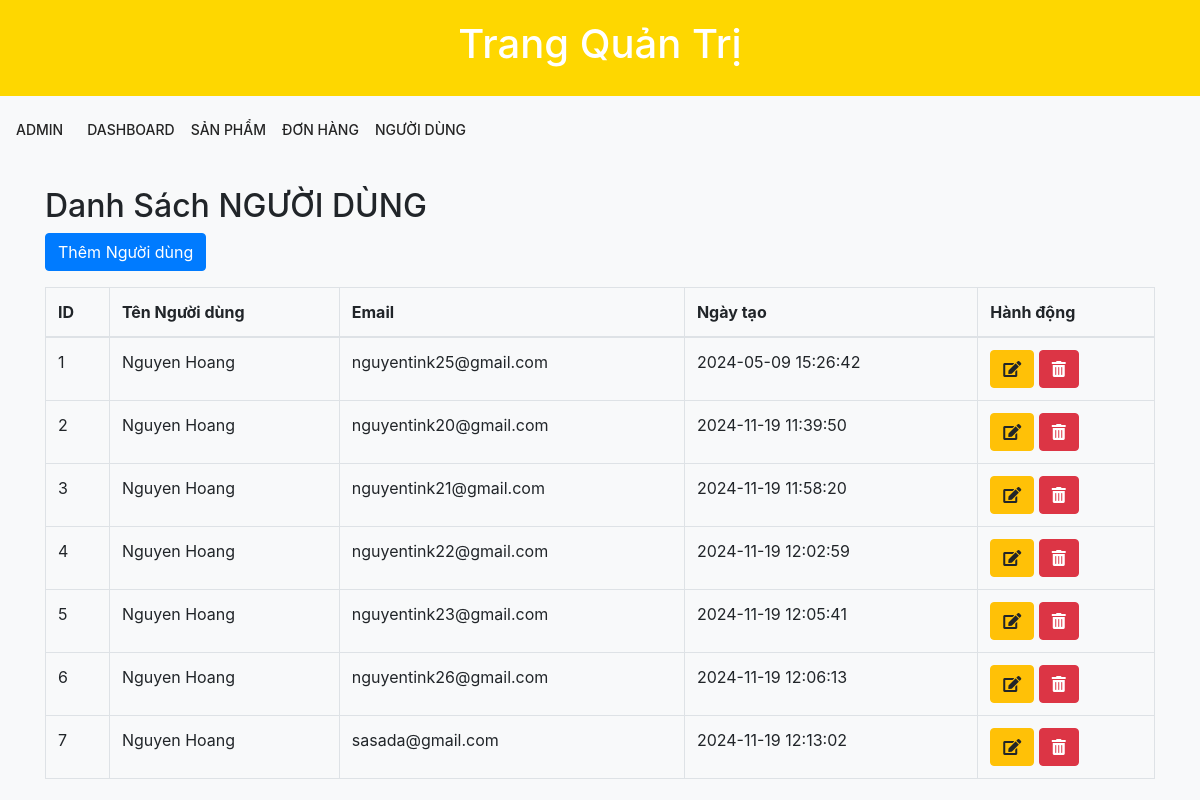
/admin_manager_user, run on an earlier commit of the app's database.
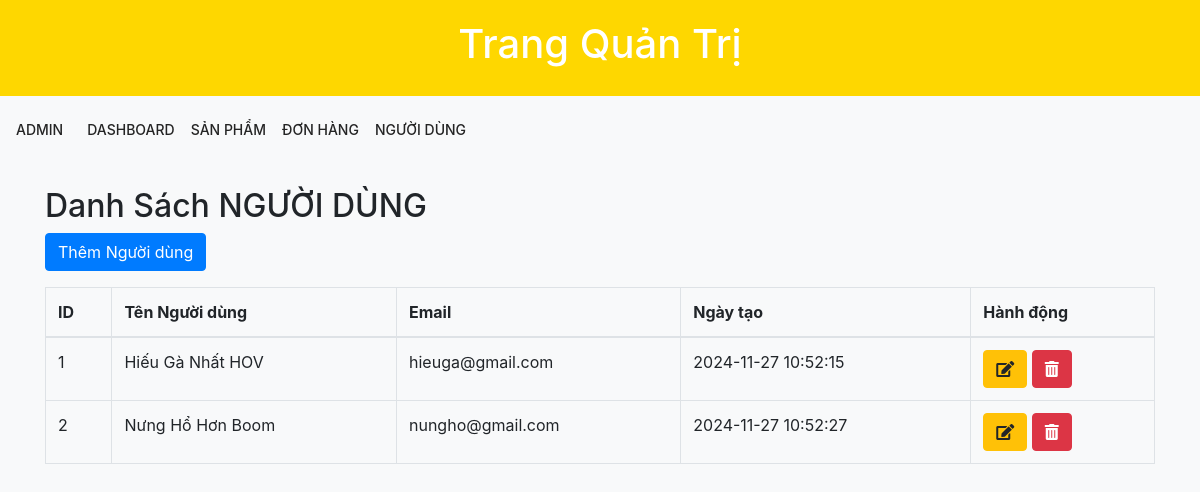
And on a later commit of the database.
### main.py (models this page shows)
class User(db.Model):
    id = db.Column(db.Integer, primary_key=True)
    firstName = db.Column(db.String(100), nullable=False)
    lastName = db.Column(db.String(100), nullable=False)
    email = db.Column(db.String(100), nullable=False)
    password = db.Column(db.String(100), nullable=False)
    create_at = db.Column(db.DateTime(timezone=True),
                           server_default=func.now())

### main.py (the view)
@app.route("/admin_manager_user", methods=['GET'])
def admin_manager_user():
    users = User.query.all()
    return render_template("admin_manager_user.html", users=users)

### templates/admin_manager_user.html (shortened to what this page needs)
{% extends "base_admin.html" %}
{% block content %}
<div class="container mt-4">
    <h2>Danh Sách NGƯỜI DÙNG</h2>
    <button class="btn btn-primary mb-3" data-toggle="modal">Thêm Người dùng</button>
    <table class="table table-bordered">
        <thead>
            <tr>
                <th>ID</th>
                <th>Tên Người dùng</th>
                <th>Email</th>
                <th>Ngày tạo</th>
                <th>Hành động</th>
            </tr>
        </thead>
        <tbody id="productTableBody">
            {% for user in users %}
                <tr>
                    <td>{{ user.id }}</td>
                    <td>{{ user.firstName + ' ' + user.lastName}}</td>
                    <td>{{ user.email }}</td>
                    <td>{{ user.create_at }}</td>
                    <td>
                        <button class="btn btn-warning" data-target="#editUserModal" data-toggle="modal" data-id="{{user.id}}" data-firstName="{{user.firstName}}" data-lastName="{{user.lastName}}" data-email="{{user.email}}" >
                            <i class="fas fa-edit"></i>
                        </button>
                        <button class="btn btn-danger">
                            <i class="fas fa-trash-alt"></i>
                        </button>
                    </td>
                </tr>
            {% endfor %}
        </tbody>
    </table>
</div>
{% endblock %}

### templates/base_admin.html (shortened to what this page needs)
<!DOCTYPE html>
<html lang="vi">
<head>
    <link href="https://stackpath.bootstrapcdn.com/bootstrap/4.5.2/css/bootstrap.min.css" rel="stylesheet">
    <link rel="stylesheet" href="https://cdnjs.cloudflare.com/ajax/libs/font-awesome/5.15.4/css/all.min.css">
</head>
<body>
<div class="header text-center">
    <h1>Trang Quản Trị</h1>
</div>
<nav class="navbar navbar-expand-lg navbar-light bg-light">
    <a class="navbar-brand" href="#" id="navbarNavItem">Admin</a>
    <div class="collapse navbar-collapse" id="navbarNav">
        <ul class="navbar-nav">
            <li class="nav-item"><a class="nav-link" href="#" id="navbarNavItem">Dashboard</a></li>
            <li class="nav-item"><a class="nav-link" href="/admin_manager_product" id="navbarNavItem">Sản Phẩm</a></li>
            <li class="nav-item"><a class="nav-link" href="/admin_manager_order" id="navbarNavItem">Đơn Hàng</a></li>
            <li class="nav-item"><a class="nav-link" href="/admin_manager_user" id="navbarNavItem">Người Dùng</a></li>
        </ul>
    </div>
</nav>
{% block content %}
{% endblock %}
</body>
</html>

### templates/base_admin.html (style rules this page uses)
body { background-color: #f8f9fa; }
.header { padding: 20px; background: #fed700; color: white; }
#navbarNavItem { color: #242424; text-transform: uppercase; font-size: 14px; line-height: 35px; font-weight: 500; }

What changed in the data, as far as the page shows it:
removed User: id "3", firstName+lastName "Nguyen Hoang", email "nguyentink21@gmail.com", create_at "2024-11-19 11:58:20"
removed User: id "4", firstName+lastName "Nguyen Hoang", email "nguyentink22@gmail.com", create_at "2024-11-19 12:02:59"
removed User: id "5", firstName+lastName "Nguyen Hoang", email "nguyentink23@gmail.com", create_at "2024-11-19 12:05:41"
removed User: id "6", firstName+lastName "Nguyen Hoang", email "nguyentink26@gmail.com", create_at "2024-11-19 12:06:13"
removed User: id "7", firstName+lastName "Nguyen Hoang", email "sasada@gmail.com", create_at "2024-11-19 12:13:02"
changed User id 1: firstName+lastName "Nguyen Hoang" → "Hiếu Gà Nhất HOV"; email "nguyentink25@gmail.com" → "hieuga@gmail.com"; create_at "2024-05-09 15:26:42" → "2024-11-27 10:52:15"
changed User id 2: firstName+lastName "Nguyen Hoang" → "Nưng Hổ Hơn Boom"; email "nguyentink20@gmail.com" → "nungho@gmail.com"; create_at "2024-11-19 11:39:50" → "2024-11-27 10:52:27"
